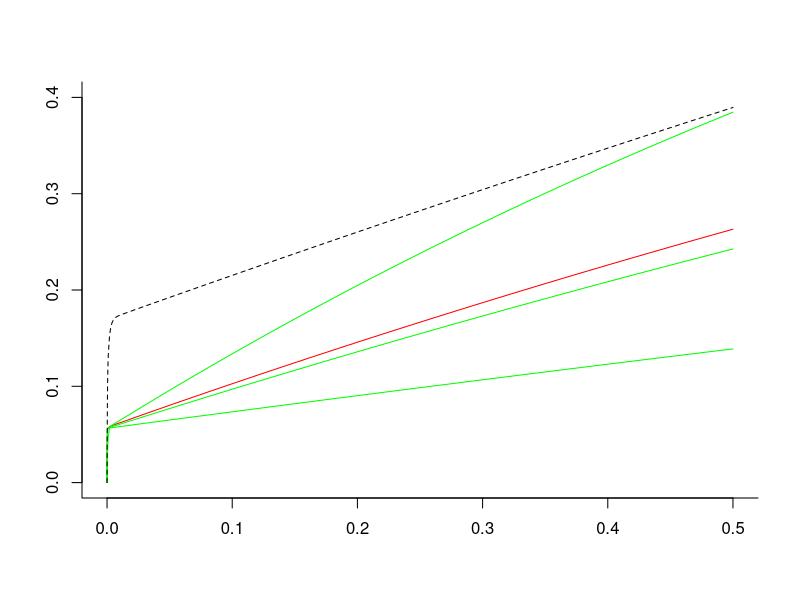
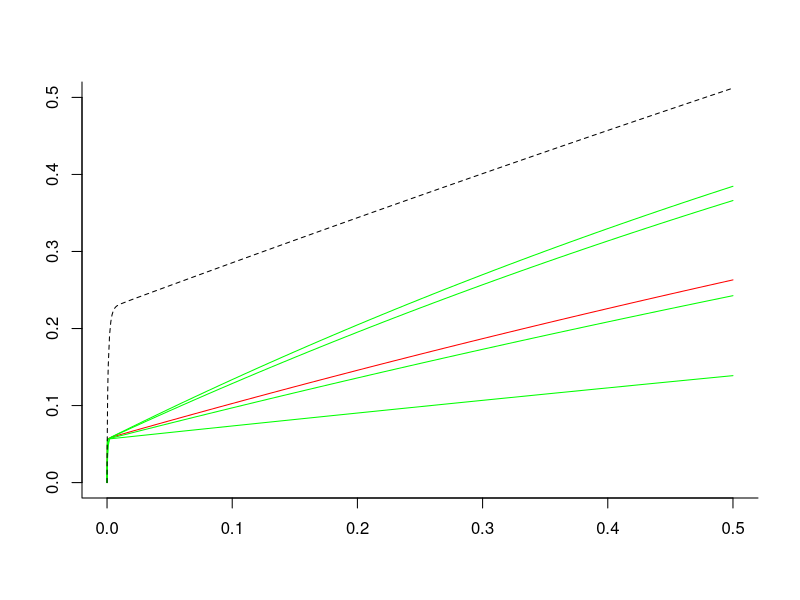

Recreate these plots in R, in order. (Note: this script raises an error after producing the figures.)
# Free, open-source software under GNU GPLv3. It comes with no warranty. 
# It concerns radiogenic mouse HG tumorigenesis.
# Written by Mark Ebert, Edward Huang, Dae Woong Ham and Ray Sachs, summer 2017. This script will be used in IJRB paper
# 
# Relevant references and their abbreviations in commenting this script are the following.
# ".93Alp"=Alpen et al. "Tumorigenic potential of high-Z, high-LET charged-particle radiations." Rad Res 136:382-391 (1993)
# ".94Alp"=Alpen et al. "Fluence-based relative biological effectiveness for charged particle carcinogenesis in mouse Harderian gland." Adv Space Res 14(10): 573-581. (1994).  
# "16Chang"=Chang et al. "Harderian Gland Tumorigenesis: Low-Dose and LET Response." Radiat Res 185(5): 449-460. (2016).  
# "16Srn"=Siranart et al."Mixed Beam Murine Harderian Gland Tumorigenesis: Predicted Dose-Effect Relationships if neither Synergism nor Antagonism Occurs." Radiat Res 186(6): 577-591 (2016).  
# "17Cuc"=Cucinotta & Cacao. "Non-Targeted Effects Models Predict Significantly Higher Mars Mission Cancer Risk than Targeted Effects Models." Sci Rep 7(1): 1832. (2017). PMC5431989

library(deSolve) # library for solving differential equations
library(minpack.lm) #for non-linear regression package

dfr <- data.frame( # data used in 16Chang  
  Dose = c(0.2,0.4,0.6,1.2,2.4,3.2,5.1,7,0.05,0.1,0.15,0.2,0.4,0.8,1.6,0.05,0.1,0.2,0.4,0,0.1,0.2,0.4,0.8,1.6,0.4,0.8,1.6,3.2,0.05,0.1,0.2,0.4,0.8,0.1,0.2,0.4,0.8,0.1,0.2,0.4,0.04,0.08,0.16,0.32,0.033,0.066,0.13,0.26,0.52,.2, .4, .6),
  HG = c(0.091,0.045,0.101,0.169,0.347,0.431,0.667,0.623,0.156,0.215,0.232,0.307,0.325,0.554,0.649,0.123,0.145,0.207,0.31,0.026,0.083,0.25,0.39,0.438,0.424,0.093,0.195,0.302,0.292,0.109,0.054,0.066,0.128,0.286,0.183,0.167,0.396,0.536,0.192,0.234,0.317,0.092,0.131,0.124,0.297,0.082,0.088,0.146,0.236,0.371,.154,.132,.333),#HG prevalence as defined in 16Chang
  NWeight = c(520,2048,1145,584,313,232,293,221,1162,877,455,409,374,223,320,742,661,347,131,6081,1091,251,244,191,131,645,255,199,111,649,378,973,833,201,468,381,197,109,496,257,185,1902,1063,884,350,1767,1408,874,299,261,322,206,67),
  #nominal weight for weighted least squaresregression; see .93Alp. The Lanthanum entries were obtained by measuring the main graph in 17Cuc 
  index=c(rep(1,8),rep(0,17), rep(1,4),  rep(0,24)),#index=0 for Z>3 ions, 1 otherwise. But now no longer needed.
  L = c(rep(1.6,8), rep(193, 7), rep(250, 4), rep(195, 6), rep(0.4, 4), rep(25, 5), rep(464, 4), rep(193, 3),rep(70, 4), rep(100, 5), rep(953, 3)), ##L=LET=LET_infinity=stopping power
  Z = c(rep(2, 8), rep(26, 17), rep(1, 4), rep(10, 5), rep(43, 4), rep(26, 3), rep(14, 4), rep(22, 5), rep(57, 3)),#proton #, e.g. 2 for 2He4
  Zeff = c(rep("TBD", 53)),# effective ion charge according to the formula of W.H Barkas. Zeff <= Z. Calculated below
  beta = c(rep("TBD", 53)),# ion speed, relative to speed of light, calculated below
  MeVperu = c(rep(228, 8), rep(600, 7), rep(300, 4), rep(600, 6), rep(250, 4), rep(670, 5), rep(600, 4), rep(600, 3), rep(260, 4), rep(1000, 5), rep(593, 3)),#Kinetic energy in MeV, divided by atomic mass, e.g. divided by 4u=4x931.5 MeV/c^2 for 2He4
  Katz = c(rep("TBD", 53)),#for fully ionized nuclei, Katz's Z^2/beta^2, Calculated below. It is part of the Bethe Barkas Bloch equation for stopping power. Our calculations don't use Katz, but various similar calculations do.
  ion = c(rep("He4", 8), rep("Fe56", 17), rep("p", 4), rep("Ne20", 5), rep("Nb93", 4), rep("Fe56", 3), rep("Si28", 4), rep("Ti48", 5), rep("La139", 3)),
  comments = c(".93AlpLooksOK", rep("", 7), ".93AlplooksOK", rep('', 11), ".93Alp.no.iso", "not in 17Cuc (or 16Chang?)", rep("", 3), "16Chang all OK?", rep('', 24), ".94Alp","From graphs",'e.g. in 17Cuc')
) 

### Data for HG induced by photons from Cs-137 or Co-60 beta decay; from 16Chang
ddd <- data.frame(Dose = c(0, 0.4, 0.8, 1.6, 3.2, 7, 0, .4, .8, .12, 1.6),
                  HG = c(.026, .048, .093, .137, .322, .462, .0497, .054, .067, .128, .202),
                  NWeight = c(6081.2, 4989.5, 1896.8, 981.1, 522.2, 205.2, 7474.1, 2877.6, 1423.7, 689.9, 514.9),
                  Nucleus = c(rep("Cobalt-60", 6), rep("Cesium-137", 5)),
                  Comments = c(rep("TBD", 11))
)

LQ <- lm(HG ~ Dose + I(Dose ^ 2), data = ddd) # linear model fit on ddd dataset
summary(LQ, correlation = T) 

Y <- 0.001 * dfr[, "MeVperu"] # convert to GeV/u for convenience in a calculation
dfr[, "Katz"] <- round((dfr[, "Z"]) ^2 * (2.57 * Y^2 + 4.781 * Y + 2.233) / (2.57 * Y^2 + 4.781 * Y), 2) # special relativistic calculation of Z^2/beta^2. The numerics include conversion from GeV to joules and from u to kg.
dfr[, "beta"] <- round(dfr[, "Z"] * sqrt(1 / dfr[, "Katz"]), 3) # i.e. Z*sqrt(beta^2/Z^2) 
dfr[, "Zeff"] <- round(dfr[, "Z"] * (1 - exp( -125 * dfr[, "Z"] ^ (-2.0 / 3))), 2) # Barkas formula for Zeff; for us Zeff is almost Z

dfra <- dfr[c(1:19,26:53),] ##removes the zero dose case and the no isograft data

##HERE OUR NEW HZE/NTE MODEL; works well. Uses 3 adjustable parameters. There is also an HZE/TE model and NTE or TE models for Z<=3, but this script only has the HZE/NTE model: all models are for Z>3 and all data is for Z>=8  
dfrHZE <- subset(dfra, Z > 3) # look only at HZE not at much lower LET ions. # In next line phi controls how fast NTE build up from zero; not really needed during calibration since 150*phi*Dose/L>>1 at every observed Dose !=0. phi needed for later synergy calculations
phi <- 3e3 # Even larger phi should give the same final results, but might cause extra problems with R. #egh phi <- 1000 in HGsynergyHZE_GH.R and HG_HZE+toyLowLET_GH.R; <- 3e3 in HGsynergyMain.R

HZEm <- nls(HG ~ .0275 + (1 - exp ( -0.01 * (aa1 * L * Dose * exp( -aa2 * L) + (1 - exp( -150 * phi * Dose / L)) * kk1))), #  calibrating parameters; 
            data = dfrHZE, 
            weights = NWeight,
            start = list(
              aa1 = .9,
              aa2 = .01, #egh = .003 in HGsynergyHZE_GH.R; = .01 in HGsynergyMain.R and HG_HZE+toyLowLET_GH.R
              kk1 = 0.048)) #egh = 6 in HGsynergyHZE_GH.R; = 0.048 in HGsynergyMain.R and HG_HZE+toyLowLET_GH.R
summary(HZEm, correlation = T)  # ; vcov(HZEm)# parameter values & accuracy; variance-covariance matrix

HZEc <- coef(HZEm) #  calibrated central values of the 3 parameters. Next is the IDER, =0 at dose 0
HHC <- function(Dose,L) 0.01*(HZEc[1]*L*Dose*exp(-HZEc[2]*L)+(1-exp(-150*phi*Dose/L))*HZEc[3]) # calibrated hazard functions
HZEC <- function(Dose,L) 1-exp(-HHC(Dose,L)) #  Calibrated IDER
HZES <- function(Dose,L) { #  calculate slopes for later use in calculating I(d)
  0.01*(HZEc[1]*L*exp(-HZEc[2]*L)+exp(-150*phi*Dose/L)*HZEc[3]*150*phi/L)*exp(-HHC(Dose,L))
} #  made a numerical check at dose 10 for L=193. Got agreement to six significant figures


###################################################
  #egh section from HGsynergyHZE_GH.R  >>>  BEGIN
###################################################
dose <- c(seq(0, .00001, by = 0.000001),seq(.00002,.0001,by=.00001),seq(.0002,.001,by=.0001),seq(.002,.01,by=.001),seq(.02,.5,by=.01))##look carefully near zero, but go out to 0.5 Gy
#dose=dose[1:30] #this is used to zoom in on the very low dose behavior in the graphs
#We will adapt Dae's use of ode() and uniroot() to our model and our data but all the rest of from Dae is irrelevant to us.
MIXDER_function <- function(r, L, d = dose, aa1 = HZEc[1], aa2 = HZEc[2], kk1 = HZEc[3]) {
  dE <- function(yini, State, Pars) {
    aa1 <- aa1; aa2 <- aa2; kk1 <- kk1
    with(as.list(c(State, Pars)), {
      aa = vector(length = length(L))
      u = vector(length = length(L))
      for (i in 1:length(L)) {
        aa[i] = aa1*L[i]*exp(-aa2*L[i])
        u[i] = uniroot(function(d) 1-exp(-0.01*(aa[i]*d+(1-exp(-150*phi*d/L[i]))*kk1)) - I, lower = 0, upper = 10, tol = 10^-10)$root
      }
      dI = vector(length = length(L))
      for (i in 1:length(L)) {
        dI[i] = r[i]*0.01*(aa[i]+exp(-150*phi*u[i]/L[i])*kk1*150*phi/L[i])*exp(-0.01*(aa[i]*u[i]+(1-exp(-150*phi*u[i]/L[i]))*kk1))
        
      }
      dI = sum(dI)
      return(list(c(dI)))
    })
  }
  pars = NULL; yini = c(I= 0); d = d
  out = ode(yini,times = d, dE, pars, method = "radau")
  return(out)
}  ##### End from Dae 

## Plotting
r <- c(1/3, 1/3, 1/3)
L <- c(25, 70, 250)
INCRL=MIXDER_function(r,L)#incremental effect additivity
plot(INCRL, type='l',ylim=c(0,.4),col='red',bty='l',ann='F')
lines(dose,HZEC(dose,250),col='green')#component 3
lines(dose,HZEC(dose,70),col='green')#component 2
lines(dose,HZEC(dose,25),col='green') #component 1
SEA <- function(Dose) HZEC(Dose/3, 25) + HZEC(Dose/3, 70) + HZEC(Dose/3, 250)
lines(dose,SEA(dose),lty=2)

# Plotting cont.
r <- .25*1:4
L <- c(25,70,190,250)
plot(INCRL, type='l',ylim=c(0,.5),col='red',bty='l',ann='F')
lines(dose,HZEC(dose,190), col='green')#component 3
lines(dose,HZEC(dose,250),col='green')#component 4
lines(dose,HZEC(dose,70),col='green')#component 2
lines(dose,HZEC(dose,25),col='green') #component 1
SEA <- function(Dose) HZEC(Dose/4, 25) + HZEC(Dose/4, 70) + HZEC(dose/4, 190) + HZEC(Dose/3, 250)
lines(dose, SEA(dose), lty=2)
#To Be Done: 3. graphs at dose ranges (0,.5) and (0,0.0001)
##Then: add this script to the main script (there is a lot of overlap)
##Then I(d) for mixtures involving light ions
##Then Monte Carlofor 95%CI

#################################################
 #egh section from HGsynergyHZE_GH.R  >>>  END
#################################################

#################################################
 #egh section from HGsynergyMain.R  >>>  BEGIN
#################################################
########### Looks good up to here; next need Z < 3 model. Have good one; still looking if there is a better one
dfrL <- subset(dfra, Z <= 3)#for Light ions
# # LOW.m <- nls(HG ~ .0275 + bet * Dose^2 * exp(-lam * Dose),
# #            data = dfrL,
# #            weights = NWeight,
# #            start = list(bet = 5, lam = .2))
# # summary(LOW.m)
# # 
# # LOW.c <- coef(LOW.m)  # calibrated central values of the 2 parameters
# # LOW.C <- function(Dose, L) {
# #   return(LOW.c[1] * Dose ^2 * exp(-LOW.c[2] * Dose))
# # }
# # LOW.m <- nls(HG ~ .0275 + 1-exp(-bet * Dose),
# #              data = dfrL,
# #              weights = NWeight,
# #              start = list(bet = .5))
# # summary(LOW.m)

LOW.c <- coef(LOW.m)  # calibrated central values of the 2 parameters
LOW.C <- function(Dose, L) {
  return(1-exp(-LOW.c[1] * Dose))
}  
# HHs=function(Dose,L,index){                 #Calculate slopes fpr later use in calculating I(d)
#   0.01*((1-index)*cc[1]*L*exp(-cc[2]*L)+index*cc[3]*(2*Dose-cc[4]*Dose^2)*exp(-cc[4]*Dose)+
#           exp(-150*phi*Dose/L)*(1-index)*cc[5]*150*phi/L)
#   }
# #Next is just a check that the derivative behaves the way it should.
# L=1.400;index=1; Dose=0.01*1:1000# or, e.g. L=100; index=0; Dose=0.01*1:300 for a heavy ion
# L=100; index=0; Dose=0.01*1:300
# HHv=HH(Dose,L,index)
# HHv2=c(0,HHv[1:(length(Dose)-1)])
# DDer=(HHv-HHv2)
# DDera=HHs(Dose-.005,L,index)
# tail(DDer); tail(DDera)
# ###### end derivative check. Seems to be fine; we can take this whole bit out pretty soon. The next bit is from Dae.

#We will adapt his use of ode() and uniroot() to our model and our data but all the rest of from Dae is irrelevant to us.
# MIXIDER_function = function(r, L, Z.beta, d = seq(0, 0.2, by = 0.001), eta0 = 1.300771e-04, eta1 = 3.164156e-03, sig0 = 2.481817e+00, kap = 2.565276e+02) {
#   dE=function(yini,State,Pars){
#     eta0 = eta0; eta1 = eta1; sig0 = sig0; kap = kap
#     with(as.list(c(State, Pars)), {
#       P = vector(length = length(L))
#       sig = vector(length = length(L))
#       etaa = vector(length = length(L))
#       u = vector(length = length(L))
#       for (i in 1:length(L)) {
#         P[i] = (1-exp(-Z.beta[i]/kap))^2
#         sig[i] = sig0*P[i] + 0.041/6.24*L[i]*P[i]
#         etaa[i] = eta0*L[i]*exp(-eta1*L[i])
#         u[i] = uniroot(function(d) sig[i]*6.24*d/L[i]*(1-exp(-1024*d/L[i])) + etaa[i]*(1-exp(-10^5*d)) - I, lower = 0, upper = 10, tol = 10^-10)$root
#       }
#       dI = vector(length = length(L))
#       for (i in 1:length(L)) {
#         dI[i] = r[i]*(sig[i]*6.24/L[i]*exp(-1024*u[i]/L[i])*(exp(1024*u[i]/L[i]) + 1024*u[i]/L[i] - 1) + etaa[i]*10^5*exp(-10^5*u[i]))
#       }
#       dI = sum(dI)
#       return(list(c(dI)))
#     })
#   }
#   pars = NULL; yini = c(I= 0); d = d
#   out = ode(yini,times = d, dE, pars, method = "radau")
#   return(out)
#}##### End from Dae 

#######Next: visual checks to see if our calibration is consistent with 16Chang, .93Alp, .94Alp and 17Cuc
## Put various values in our calibrated model to check with numbers and graphs in these references
#  L=193; Dose = dfrHZE[1:7, "Dose"]; HGe = dfr[1:7,"HG"] # same for Fe
plot(c(0, 7), c(0, 1), col = 'red', ann = 'F') 
ddose=0.01*0:700; lines(ddose, LOW.C(ddose,0 )+.0275)  #calibrated lowLET IDER
points(dfrL[1:8, "Dose"], dfrL[1:8,"HG"],pch=19) #RKS: Helium data points

#lines(dfrL[9:12, "Dose"], LOW.C(dfrL[9:12, "Dose"], .4) + .0275)#no longer needed
points(dfrL[9:12, "Dose"], dfrL[9:12, "HG"] )  # proton data points 

#Call:
# lm(formula = HG ~ LL + QQ)
# 
# Residuals:
#   Min       1Q   Median       3Q      Max 
# -0.04129 -0.02227 -0.01082  0.02043  0.08009 
# 
# Coefficients:
#   Estimate Std. Error t value Pr(>|t|)   
# (Intercept)  0.036825   0.019012   1.937  0.08877 . 
# LL           0.092911   0.021702   4.281  0.00268 **
#   QQ          -0.004479   0.003085  -1.452  0.18462   
# ---
#   Signif. codes:  0 ‘***’ 0.001 ‘**’ 0.01 ‘*’ 0.05 ‘.’ 0.1 ‘ ’ 1
# 
# Residual standard error: 0.04026 on 8 degrees of freedom
# Multiple R-squared:  0.9299,	Adjusted R-squared:  0.9124 
# F-statistic:  53.1 on 2 and 8 DF,  p-value: 2.408e-05
# 
# Correlation of Coefficients:
#   (Intercept) LL   
# LL -0.72            
# QQ  0.61       -0.96

#############################################
#egh section from HGsynergyMain.R  >>>  END
#############################################

#####################################################
#egh section from HG_HZE+toyLowLET_GH.R  >>>  BEGIN
#####################################################

# low_LET_IDER <- function(beta, lambda, d) {
#   beta*(1-exp(-lambda*d))
# }
# 
# dfrLow <- subset(dfra, Z < 3)[1: 6] #  start RKS
# dfrzero <- data.frame(Dose=c(0,0), HG = c(0,0), NWeight = c(1e6,1e6), index = c(1,1), L = c(.4,1.6), Z = c(1,2))
# dfrLow <- rbind(dfrzero, dfrLow)# force curve through almost zero but doesn't help ficx bug
# simulated_calibration <- nls(HG~low_LET_IDER(beta,lambda,Dose), data = dfrLow, start = list(beta = .2,lambda = .8))#here actual calibration
# summary(simulated_calibration, cor = T)# here using "simulated_calibration" but actually using real data and toy model
# coefs <- coef(simulated_calibration)#end RKS
#MIXDER
dE_1 <- function(d, aa1, aa2, kk1, phi, L) {
  ((150 * kk1 * phi * exp(-150 * phi * d / L) / L + aa1 * L * exp( -aa2 * L)) * 
  exp(-0.01 * (kk1 * (1 - exp( - 150 * phi * d / L)) + aa1 * L * exp(-aa2 * L) * d))) / 100
}

dE_2 <- function(lambda, beta, E) {
  lambda * (beta - E)
}

HiLoMIXDER_DIDER = function(r, L = 193, aa1 = HZEc[1], aa2 = HZEc[2], kk1 = HZEc[3], phi = 3e3, lambda = coefs[2], beta = coefs[1], d) {
  dE=function(yini,State,Pars){
    aa1 = aa1; aa2 = aa2; kk1 = kk1; lambda = lambda; beta = beta; phi = phi; L = L
    with(as.list(c(State, Pars)), {
      u = vector(length = 1)
      u[1] = uniroot(function(d) 1-exp(-0.01*(aa1*L*d*exp(-aa2*L)+(1-exp(-150*phi*d/L))*kk1)) - I, lower = 0, upper =20 , extendInt = "yes", tol = 10^-10)$root 
      dI = vector(length = 2)
      dI[1] = r[1]*dE_1(d = u[1], aa1 = aa1, aa2 = aa2, kk1 = kk1, phi = phi, L = L)
      dI[2] = r[2]*dE_2(E = I, lambda = lambda, beta = beta)
      dI = sum(dI)
      return(list(c(dI)))
    })
  }
  pars = NULL; yini = c(I= 0); d = d
  out = ode(yini, times = d, dE, pars, method = "radau")
  return(out)
}
d <- seq(0, 5, 0.01)
HiLoMIXDER_DIDER(r = c(0.2, 0.8), d = d)[, 2]

dE_IDER <- function(d, beta, lambda) {
  beta*lambda*exp(-lambda*d)
}

HiLoMIXDER = function(r, L = 193, aa1 = HZEc[1], aa2 = HZEc[2], kk1 = HZEc[3], phi = 3e3, lambda = coefs[2], beta = coefs[1], d) { #earlier versions had beta and lambda incorrectly switched here
  dE=function(yini,State,Pars){
    aa1 = aa1; aa2 = aa2; kk1 = kk1; lambda = lambda; beta = beta; phi = phi; L = L
    with(as.list(c(State, Pars)), {
      u = uniroot(function(d) 1-exp(-0.01*(aa1*L*d*exp(-aa2*L)+(1-exp(-150*phi*d/L))*kk1)) - I, lower = 0, upper = 5, extendInt = "yes", tol = 10^-10)$root
      if (I >= coefs[1])                          r[2] = 0
      
      dI = vector(length = 2)
      dI[1] = r[1]*dE_1(d = u[1], aa1 = aa1, aa2 = aa2, kk1 = kk1, phi = phi, L = L)
      dI[2] = r[2]*dE_2(E=I,lambda = lambda, beta = beta)
      dI = sum(dI)
      return(list(c(dI)))
    })
  }
  pars = NULL; yini = c(I= 0); d = d
  out = ode(yini, times = d, dE, pars, method = "radau")
  return(out)
}
r1 <- .2; r <- c(r1,1-r1)# for unknown reasons: r1=.99999 works as expected but r1=1 breaks uniroot; and trying to extend beyond dose 5 also sometimes causes errors. We should try to clean this up. RKS.
plot(x = d, y = HZEC(Dose = d, L = 173), type = "l", xlab="dose",ylab="HG",bty='l',col='green',lwd=2)
lines(x = d, y = low_LET_IDER(beta = coefs[1], lambda = coefs[2], d = d), col='green',lwd=2)
lines(x = d, y = HiLoMIXDER_DIDER(r = r, d = d)[ ,2], col = "blue")
lines(x = d, y = HiLoMIXDER(r = r, d = d)[, 2], col = "red", lwd=2)

###################################################
#egh section from HG_HZE+toyLowLET_GH.R  >>>  END
###################################################
